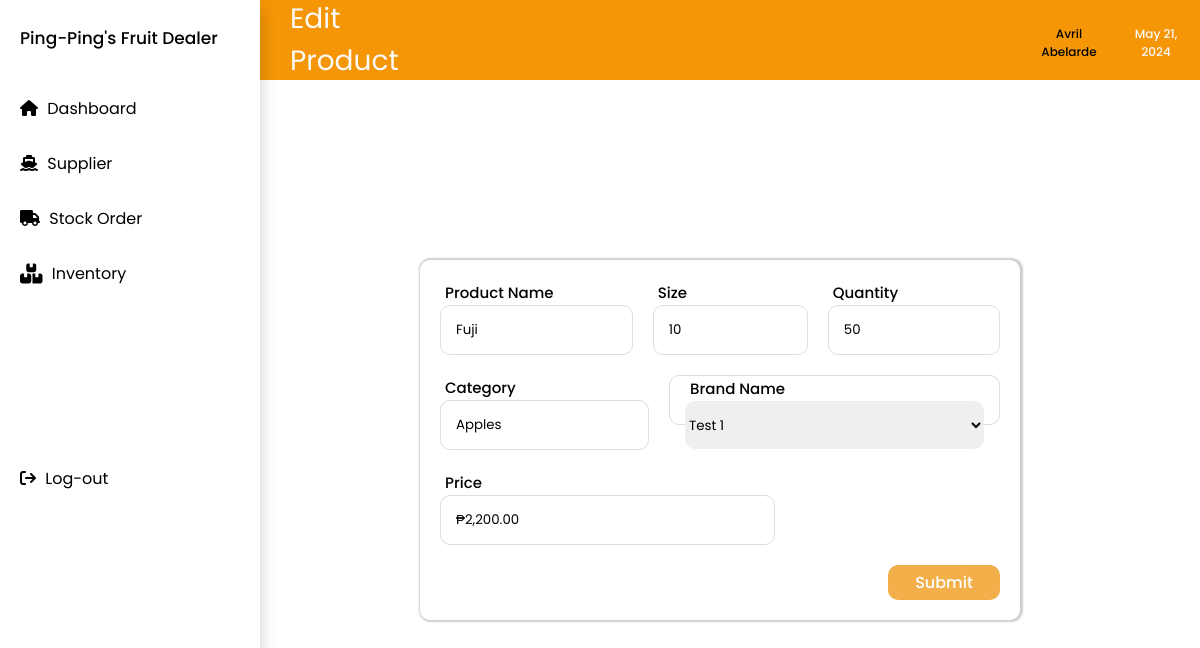
Page /editprod_checker.php?id=1 on the earlier database version.
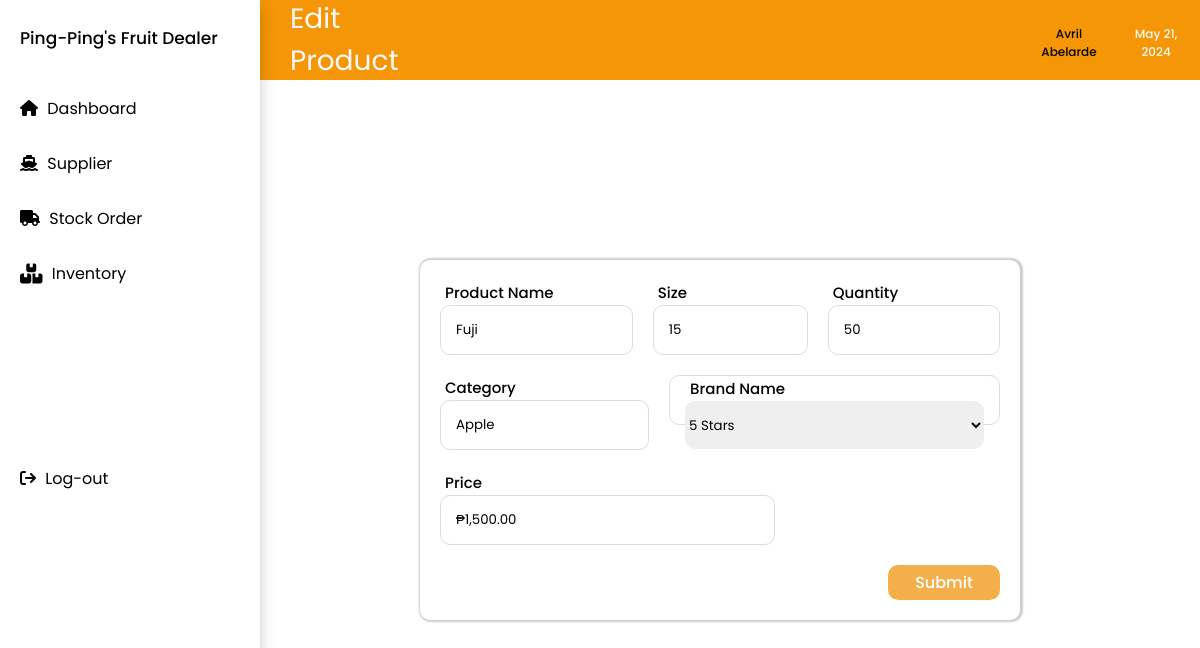
Same page on the later database version.
### tables this page shows
CREATE TABLE `inventory` (
  `inventory_id` int(50) UNSIGNED NOT NULL,
  `product_name` varchar(50) NOT NULL,
  `brand_name` varchar(50) NOT NULL,
  `category` varchar(50) NOT NULL,
  `size` int(50) NOT NULL,
  `order_quantity` int(50) NOT NULL,
  `price` decimal(10,0) NOT NULL
);

### editprod_checker.php (the view, shortened to what this page needs)
<?php
include 'checker_nav.php';
$conn = new mysqli(DB_HOST, DB_USER, DB_PASS, DB_NAME);
$product = null;
if (isset($_GET['id'])) {
    $id = intval($_GET['id']);
    $sql_product = "SELECT * FROM inventory WHERE inventory_id = $id";
    $result_product = $conn->query($sql_product);
    if ($result_product->num_rows > 0) {
        $product = $result_product->fetch_assoc();
    } else {
        echo "<script>alert('Product not found'); window.location.href = 'invcheck.php';</script>";
        exit;
    }
}
$sql_brands = "SELECT sup_brand FROM suppliers";
$result_brands = $conn->query($sql_brands);
?>
<!DOCTYPE html>
<html lang="en">
<head>
    <link rel="stylesheet" href="css/main.css">
    <link rel="stylesheet" href="css/dashboard.css">
    <link rel="stylesheet" href="css/addproduct.css">
</head>
<body>
<div class="top-nav">
    <h1>Edit Product</h1>
    <div class="user_and_date">
        <div class="dropdown">
            <div class="username">Avril Abelarde</div>
        </div>
        <div class="date"><?php echo date('F j, Y'); ?></div>
    </div>
</div>
<div class="container">
    <form name="productForm" action="editprod_checker.php?id=<?php echo $product['inventory_id']; ?>" method="post" class="form" onsubmit="return validateForm()">
        <div class="row1">
            <div class="input-box">
                <label>Product Name</label>
                <input type="text" name="product_name" placeholder="Enter product name" value="<?php echo htmlspecialchars($product['product_name']); ?>" required>
            </div>
            <div class="input-box">
                <label>Size</label>
                <input type="text" name="size" placeholder="Enter size" value="<?php echo intval($product['size']); ?>" required>
            </div>
            <div class="input-box">
                <label>Quantity</label>
                <input type="text" name="quantity" placeholder="Enter Quantity" value="<?php echo intval($product['order_quantity']); ?>" required>
            </div>
        </div>
        <div class="row2">
            <div class="input-box">
                <label>Category</label>
                <input type="text" name="category" placeholder="Enter category" value="<?php echo htmlspecialchars($product['category']); ?>" required>
            </div>
            <div class="input-box select-box">
                <label for="brand_name">Brand Name</label>
                <select id="brand_name" name="brand_name" required>
                    <?php
                    if ($result_brands->num_rows > 0) {
                        while($row = $result_brands->fetch_assoc()) {
                            $selected = ($row['sup_brand'] == $product['brand_name']) ? 'selected' : '';
                            echo "<option value='" . htmlspecialchars($row['sup_brand']) . "' $selected>" . htmlspecialchars($row['sup_brand']) . "</option>";
                        }
                    } else {
                        echo "<option value='' disabled>No brands available</option>";
                    }
                    ?>
                </select>
            </div>
        </div>
        <div class="row3">
            <div class="input-box">
                <label>Price</label>
                <input type="text" name="price" placeholder="Enter Price" value="<?php echo '₱' . number_format($product['price'], 2); ?>" required oninput="formatPriceInput(event)">
            </div>
        </div>
        <button type="submit">Submit</button>
    </form>
</div>
</body>
</html>

Differences in the rows shown:
changed inventory "Fuji": size "10" → "15"; category "Apples" → "Apple"; price "₱2,200.00" → "₱1,500.00"
Other differences:
form field brand_name: "Test 1" → "5 Stars"
